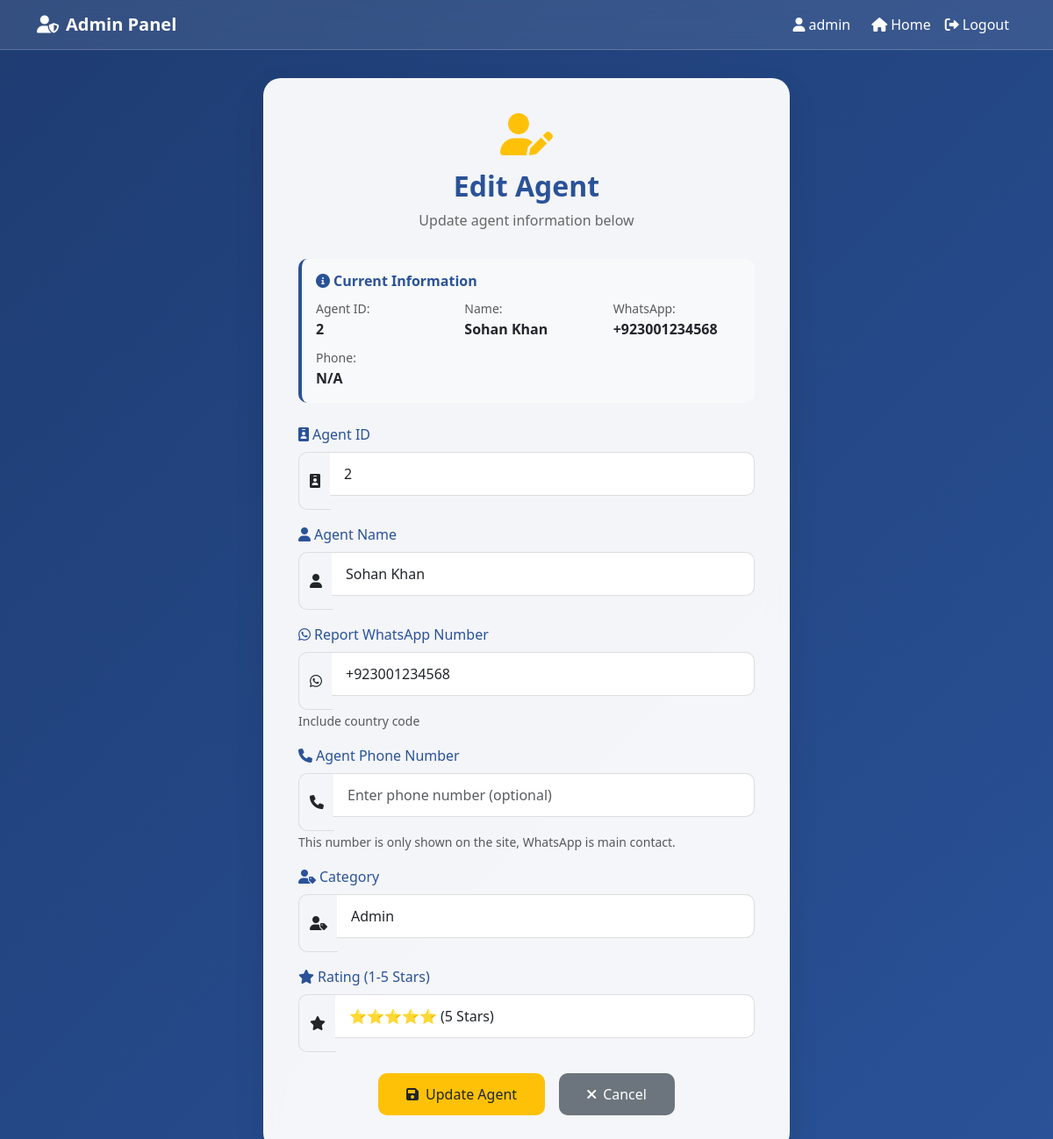
/edit_agent/2 (signed in), run on the app's committed database.
### tables this page shows
CREATE TABLE agents (
            id INTEGER PRIMARY KEY AUTOINCREMENT,
            name TEXT NOT NULL,
            whatsapp_number TEXT NOT NULL,
            city TEXT NOT NULL,
            created_at TIMESTAMP DEFAULT CURRENT_TIMESTAMP
        , category TEXT DEFAULT "Admin", rating INTEGER DEFAULT 5);

### app.py (the view, shortened to what this page needs)
@app.route('/edit_agent/<int:agent_id>', methods=['GET', 'POST'])
@login_required
def edit_agent(agent_id):
    conn = get_db_connection()
    agent = conn.execute('SELECT * FROM agents WHERE id = ?', (agent_id,)).fetchone()
    if not agent:
        conn.close()
        flash('Agent not found', 'danger')
        return redirect(url_for('admin'))
    conn.close()
    return render_template('edit_agent.html', agent=agent)

### app.py (called while the page is built)
def get_db_connection():
    conn = sqlite3.connect('database.db', timeout=5, check_same_thread=False)
    conn.row_factory = sqlite3.Row
    return conn

def login_required(f):
    @wraps(f)
    def decorated_function(*args, **kwargs):
        if 'admin_id' not in session:
            return redirect(url_for('login'))
        return f(*args, **kwargs)
    return decorated_function

### templates/edit_agent.html (shortened to what this page needs)
<!DOCTYPE html>
<html lang="ur">
<head>
    <link href="https://cdn.jsdelivr.net/npm/bootstrap@5.3.0/dist/css/bootstrap.min.css" rel="stylesheet">
    <link href="https://cdnjs.cloudflare.com/ajax/libs/font-awesome/6.0.0/css/all.min.css" rel="stylesheet">
</head>
<body>
    <nav class="navbar navbar-expand-lg">
        <div class="container">
            <a class="navbar-brand text-white fw-bold" href="{{ url_for('admin') }}">
                <i class="fas fa-user-shield me-2"></i>Admin Panel
            </a>
            <div class="navbar-nav ms-auto">
                <span class="navbar-text text-white me-3">
                    <i class="fas fa-user me-1"></i>{{ session.admin_username }}
                </span>
                <a class="nav-link text-white" href="{{ url_for('index') }}">
                    <i class="fas fa-home me-1"></i>Home
                </a>
                <a class="nav-link text-white" href="{{ url_for('logout') }}">
                    <i class="fas fa-sign-out-alt me-1"></i>Logout
                </a>
            </div>
        </div>
    </nav>
    <div class="container">
        <div class="form-container">
            <div class="form-header">
                <i class="fas fa-user-edit fa-3x text-warning mb-3"></i>
                <h2>Edit Agent</h2>
                <p>Update agent information below</p>
            </div>
            <div class="agent-info">
                <h6><i class="fas fa-info-circle me-1"></i>Current Information</h6>
                <div class="row">
                    <div class="col-md-4">
                        <small class="text-muted">Agent ID:</small><br>
                        <strong>{{ agent.agent_custom_id or agent.id }}</strong>
                    </div>
                    <div class="col-md-4">
                        <small class="text-muted">Name:</small><br>
                        <strong>{{ agent.name }}</strong>
                    </div>
                    <div class="col-md-4">
                        <small class="text-muted">WhatsApp:</small><br>
                        <strong>{{ agent.whatsapp_number }}</strong>
                    </div>
                </div>
                <div class="row mt-2">
                    <div class="col-md-4">
                        <small class="text-muted">Phone:</small><br>
                        <strong>{{ agent.phone_number or 'N/A' }}</strong>
                    </div>
                </div>
            </div>
            <form method="POST">
                <div class="mb-3">
                    <label for="agent_custom_id" class="form-label">
                        <i class="fas fa-id-badge me-1"></i>Agent ID
                    </label>
                    <div class="input-group">
                        <span class="input-group-text">
                            <i class="fas fa-id-badge"></i>
                        </span>
                        <input type="text" name="agent_custom_id" id="agent_custom_id" class="form-control"
                               value="{{ agent.agent_custom_id or agent.id }}" placeholder="Enter agent ID" required>
                    </div>
                </div>
                <div class="mb-3">
                    <label for="name" class="form-label">
                        <i class="fas fa-user me-1"></i>Agent Name
                    </label>
                    <div class="input-group">
                        <span class="input-group-text">
                            <i class="fas fa-user"></i>
                        </span>
                        <input type="text" name="name" id="name" class="form-control"
                               value="{{ agent.name }}" placeholder="Enter agent name" required>
                    </div>
                </div>
                <div class="mb-3">
                    <label for="whatsapp_number" class="form-label">
                        <i class="fab fa-whatsapp me-1"></i>Report WhatsApp Number
                    </label>
                    <div class="input-group">
                        <span class="input-group-text">
                            <i class="fab fa-whatsapp"></i>
                        </span>
                        <input type="tel" name="whatsapp_number" id="whatsapp_number"
                               class="form-control" value="{{ agent.whatsapp_number }}"
                               placeholder="Enter WhatsApp number with country code" required>
                    </div>
                    <small class="text-muted">Include country code</small>
                </div>
                <div class="mb-3">
                    <label for="phone_number" class="form-label">
                        <i class="fas fa-phone me-1"></i>Agent Phone Number
                    </label>
                    <div class="input-group">
                        <span class="input-group-text">
                            <i class="fas fa-phone"></i>
                        </span>
                        <input type="tel" name="phone_number" id="phone_number"
                               class="form-control" value="{{ agent.phone_number or '' }}"
                               placeholder="Enter phone number (optional)">
                    </div>
                    <small class="text-muted">This number is only shown on the site, WhatsApp is main contact.</small>
                </div>
                <div class="mb-3">
                    <label for="category" class="form-label">
                        <i class="fas fa-user-tag me-1"></i>Category
                    </label>
                    <div class="input-group">
                        <span class="input-group-text">
                            <i class="fas fa-user-tag"></i>
                        </span>
                        <select name="category" id="category" class="form-control" required>
                            <option value="Admin" {% if agent.category == 'Admin' %}selected{% endif %}>Admin</option>
                        </select>
                    </div>
                </div>
                <div class="mb-4">
                    <label for="rating" class="form-label">
                        <i class="fas fa-star me-1"></i>Rating (1-5 Stars)
                    </label>
                    <div class="input-group">
                        <span class="input-group-text">
                            <i class="fas fa-star"></i>
                        </span>
                        <select name="rating" id="rating" class="form-control" required>
                            <option value="5" {% if agent.rating == 5 %}selected{% endif %}>⭐⭐⭐⭐⭐ (5 Stars)</option>
                        </select>
                    </div>
                </div>
                <div class="d-flex justify-content-center gap-3">
                    <button type="submit" class="btn btn-submit">
                        <i class="fas fa-save me-2"></i>Update Agent
                    </button>
                    <a href="{{ url_for('admin') }}" class="btn btn-cancel">
                        <i class="fas fa-times me-2"></i>Cancel
                    </a>
                </div>
            </form>
        </div>
    </div>
</body>
</html>

### templates/edit_agent.html (style rules this page uses)
body { background: linear-gradient(135deg, #1e3c72 0%, #2a5298 100%); min-height: 100vh; font-family: 'Segoe UI', Tahoma, Geneva, Verdana, sans-serif; }
.navbar { background: rgba(255, 255, 255, 0.1); backdrop-filter: blur(10px); border-bottom: 1px solid rgba(255, 255, 255, 0.2); }
.form-container { background: rgba(255, 255, 255, 0.95); backdrop-filter: blur(10px); border-radius: 20px; padding: 2.5rem; box-shadow: 0 15px 35px rgba(0, 0, 0, 0.1); max-width: 600px; margin: 2rem auto; }
.form-header { text-align: center; margin-bottom: 2rem; }
.form-header h2 { color: #2a5298; font-weight: 600; margin-bottom: 0.5rem; }
.form-header p { color: #666; margin-bottom: 0; }
.form-control { border-radius: 10px; border: 1px solid #ddd; padding: 0.75rem 1rem; margin-bottom: 1rem; }
.btn-submit { background: #ffc107; color: #212529; border: none; border-radius: 10px; padding: 0.75rem 2rem; font-weight: 500; transition: all 0.3s ease; }
.btn-cancel { background: #6c757d; color: white; border: none; border-radius: 10px; padding: 0.75rem 2rem; font-weight: 500; transition: all 0.3s ease; }
.input-group-text { background: transparent; border: 1px solid #ddd; border-right: none; border-radius: 10px 0 0 10px; }
.input-group .form-control { border-left: none; border-radius: 0 10px 10px 0; }
.form-label { color: #2a5298; font-weight: 500; margin-bottom: 0.5rem; }
.agent-info { background: #f8f9fa; border-radius: 10px; padding: 1rem; margin-bottom: 1.5rem; border-left: 4px solid #2a5298; }
.agent-info h6 { color: #2a5298; font-weight: 600; margin-bottom: 0.5rem; }

### data on the page
agents: admin_username "admin", id "2", name "Sohan Khan", whatsapp_number "+923001234568", agent_custom_id "2", category "Admin", rating "⭐⭐⭐⭐⭐ (5 Stars)"

### other printed values
{{ agent.phone_number or 'N/A' }} "N/A"
